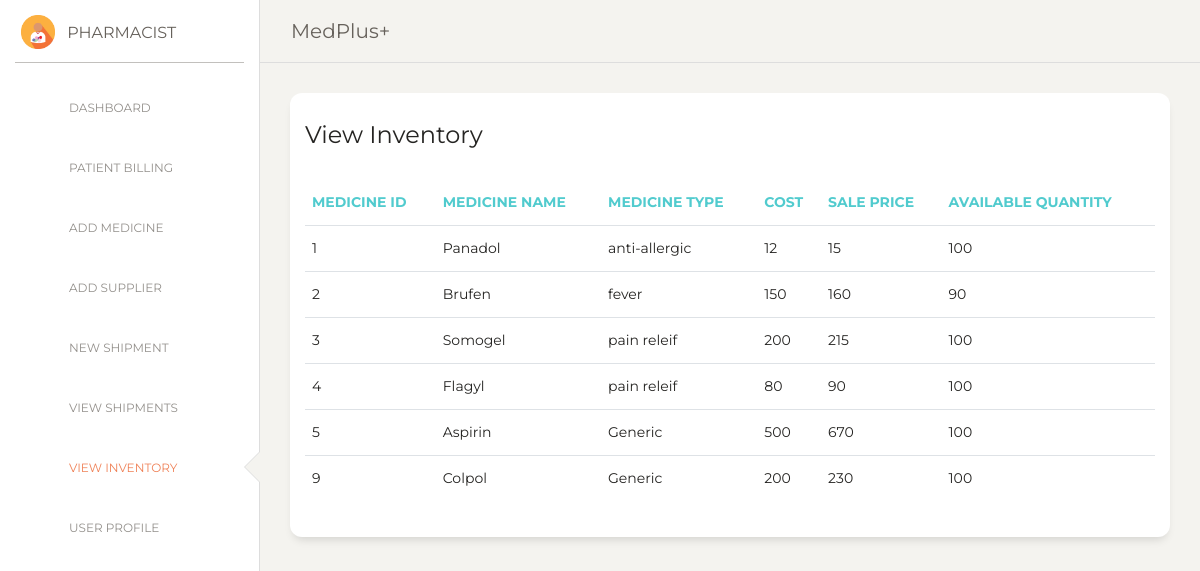
/pages/pharmacist/view_inventory.php, run on the app's committed database.
### tables this page shows
CREATE TABLE medicine (
  medicine_id  int NOT NULL,
  medicine_name varchar(45) DEFAULT NULL,
  medicine_type varchar(45) DEFAULT NULL,
  medicine_cost  int DEFAULT NULL,
  medicine_sale  int DEFAULT NULL,
  medicine_quantity  int NOT NULL,
  company_id  int DEFAULT NULL
);

### assets/functions/func.php (the view, shortened to what this page needs)
<?php
$con = mysqli_connect("localhost", "root","","hmsdb");
function view_inventory(){
	global $con;
	$query = "select * from medicine";
	$result = mysqli_query($con, $query);
	while ($row=mysqli_fetch_array($result)) {
		$medicine_id =$row['medicine_id'];
		$medicine_name =$row['medicine_name'];
		$medicine_type =$row['medicine_type'];
		$medicine_cost =$row['medicine_cost'];
		$medicine_sale =$row['medicine_sale'];
		$medicine_quantity =$row['medicine_quantity'] ;
		echo "<tr>
		<td>$medicine_id</td>
		<td>$medicine_name</td>
		<td>$medicine_type</td>
		<td>$medicine_cost</td>
		<td>$medicine_sale</td>
		<td>$medicine_quantity</td>
		</tr>";
	}
}
?>

### data on the page
medicine: medicine_id "1", medicine_name "Panadol", medicine_type "anti-allergic", medicine_cost "12", medicine_sale "15", medicine_quantity "100"
medicine: medicine_id "2", medicine_name "Brufen", medicine_type "fever", medicine_cost "150", medicine_sale "160", medicine_quantity "90"
medicine: medicine_id "3", medicine_name "Somogel", medicine_type "pain releif", medicine_cost "200", medicine_sale "215", medicine_quantity "100"
medicine: medicine_id "4", medicine_name "Flagyl", medicine_type "pain releif", medicine_cost "80", medicine_sale "90", medicine_quantity "100"
medicine: medicine_id "5", medicine_name "Aspirin", medicine_type "Generic", medicine_cost "500", medicine_sale "670", medicine_quantity "100"
medicine: medicine_id "9", medicine_name "Colpol", medicine_type "Generic", medicine_cost "200", medicine_sale "230", medicine_quantity "100"
